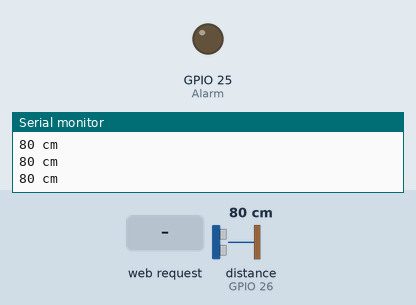
This sketch was run on a simulated ESP32. On the bench: output pins drawn as LEDs (lit = HIGH), the last lines printed to the serial monitor. Wiring (inferred from the names in the program): ultrasonic range finder: trigger GPIO 27; echo GPIO 26. The inputs (shaded band) are chosen by the test bench; at power-on: distance to the obstacle (sensor on GPIO 26) 80 cm. The echo pulse lasts 58.3 µs per cm; WiFi joins after 1.5 s; servers stay silent unless stated; pins used as bus, display or sensor lines are not drawn.

Above: at 2.7 s.
2.8 s: distance to the obstacle (sensor on GPIO 26) set to 55 cm
4.3 s: distance to the obstacle (sensor on GPIO 26) set to 47 cm
At 5.6 s:
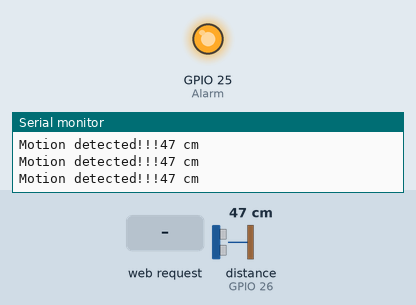
7.3 s: HTTP request GET /25/off received
At 8.0 s:
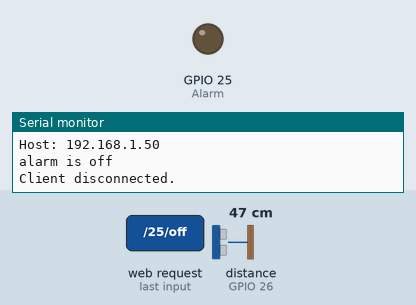
Timing chart, 0 to 9.8 s (numbered marks = the images above; inputs shaded):
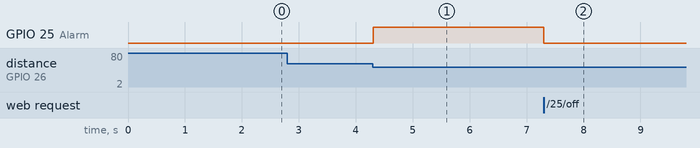

Measured:
- the behaviour switches between 50 and 49 cm on distance to the obstacle (sensor on GPIO 26) (found by bisection; images 0 and 1)
- after the input at 4.3 s, GPIO 25 (Alarm): LOW → HIGH at once
- after the input at 7.3 s, GPIO 25 (Alarm): HIGH → LOW at once

The sketch:

Afstands_med_website.ino
```cpp
#include <WiFi.h>
#include <Ultrasonic.h>

const int trigPin = 27;
const int echoPin = 26;
const int Alarm = 25;

String alarmgaaet = "";
String doorinfo = "";
bool alarmpower = true;
String alarmpowerstatus = "On";

//Netværk
const char* ssid     = "CiscoGang";
const char* password = "Ciscogang123";

//Port 80
WiFiServer server(80);

//HTTP request
String header;

// Variabel
long duration;
long cm;
int distance;

void setup()
{
  pinMode(trigPin, OUTPUT); // Trigger Output
  pinMode(echoPin, INPUT); // Echo Input
  pinMode(Alarm,OUTPUT); //Alarmen går

  Serial.begin(115200); // Serial Output

  //Internet
  Serial.print("Connecting to ");
  Serial.println(ssid);
  WiFi.begin(ssid, password);
  while (WiFi.status() != WL_CONNECTED) {
    delay(500);
    Serial.print(".");
  }
  // Print local IP address and start web server
  Serial.println("");
  Serial.println("WiFi connected.");
  Serial.println("IP address: ");
  Serial.println(WiFi.localIP());
  server.begin();

}

void loop()
{

   digitalWrite(trigPin, LOW);
   delayMicroseconds(2);

   digitalWrite(trigPin, HIGH);
   delayMicroseconds(10);
   digitalWrite(trigPin, LOW);


   //echoPin In, til aflaesning
   pinMode(echoPin, INPUT);
   duration = pulseIn(echoPin, HIGH);

    if (alarmpower){
   //Udregning af afstand i cm
   distance = duration*0.0343/2;
    cm = (duration/2) / 29.1;
    Serial.print( cm);
    Serial.print(" cm");
    Serial.println( );

    if ( distance <=48 ) {
    Serial.print ("Motion detected!!!");
    alarmgaaet = ("MOTION DETECTED!");
    digitalWrite(Alarm, HIGH);
   }
  }

   WiFiClient client = server.available();   // Listen for incoming clients

  if (client) {                             // If a new client connects,
    Serial.println("New Client.");          // print a message out in the serial port
    String currentLine = "";                // make a String to hold incoming data from the client
    while (client.connected()) {            // loop while the client's connected
      if (client.available()) {             // if there's bytes to read from the client,
       char c = client.read();             // read a byte, then
        Serial.write(c);                    // print it out the serial monitor
        header += c;
       if (c == '\n') {                    // if the byte is a newline character
          // if the current line is blank, you got two newline characters in a row.
          // that's the end of the client HTTP request, so send a response:
          if (currentLine.length() == 0) {
            // HTTP headers always start with a response code (e.g. HTTP/1.1 200 OK)
            // and a content-type so the client knows what's coming, then a blank line:
            client.println("HTTP/1.1 200 OK");
            client.println("Content-type:text/html");
            client.println("Connection: close");
            client.println();

            // turns the GPIOs on and off
             if (header.indexOf("GET /25/on") >= 0) {
                Serial.println("alarm is on");
                alarmpower = true;
                alarmpowerstatus = "On";
                alarmgaaet = (" ");


              } else if (header.indexOf("GET /25/off") >= 0) {
                Serial.println("alarm is off");
                alarmpower = false;
                alarmpowerstatus = "Off";
                digitalWrite(Alarm, LOW);

              }

             // Display the HTML web page
            client.println("<!DOCTYPE html><html>");
            client.print("<head>");
            client.print("<meta content=\"width=device-width, initial-scale=1\">");
            client.println("<link rel=\"icon\" href=\"data:,\">");
            // CSS to style the on/off buttons
            // Feel free to change the background-color and font-size attributes to fit your preferences
            client.println("<style>html { font-family: Helvetica; display: inline-block; margin: 0px auto; text-align: center;}");
            client.println(".button { background-color: #ff0000; border: none; color: white; padding: 16px 40px;");
            client.println("text-decoration: none; font-size: 30px; margin: 2px; cursor: pointer;}");
            client.println(".button2 {background-color: #32CD32;}</style></head>");

             // Web Page Heading
            client.println("<body><h1>Window alarm in room MU9-8</h1>");

            client.println("<h2>SENSOR STATUS: " + alarmgaaet + " Distance " + distance + "</h2>");

            client.println("<h2>ALARM STATUS: " + alarmpowerstatus + "</h2>");


              if (alarmpower == true){

                client.println("<p><a href=\"/25/off\"><button class=\"button\">Turn off the Alarm</button></a></p>");
              }

              if (alarmpower == false){

                client.println("<p><a href=\"/25/on\"><button class=\"button button2\"> Turn on the Alarm</button></a></p>");

              }

            client.println("</body></html>");

            // The HTTP response ends with another blank line
            client.println();
            // Break out of the while loop
            break;
          } else { // if you got a newline, then clear currentLine
            currentLine = "";
          }
        } else if (c != '\r') {  // if you got anything else but a carriage return character,
          currentLine += c;      // add it to the end of the currentLine
          }
        }
      }

              // Clear the header variable
    header = "";
    // Close the connection
   client.stop();
   Serial.println("Client disconnected.");
   Serial.println("");

    }


  }
```
